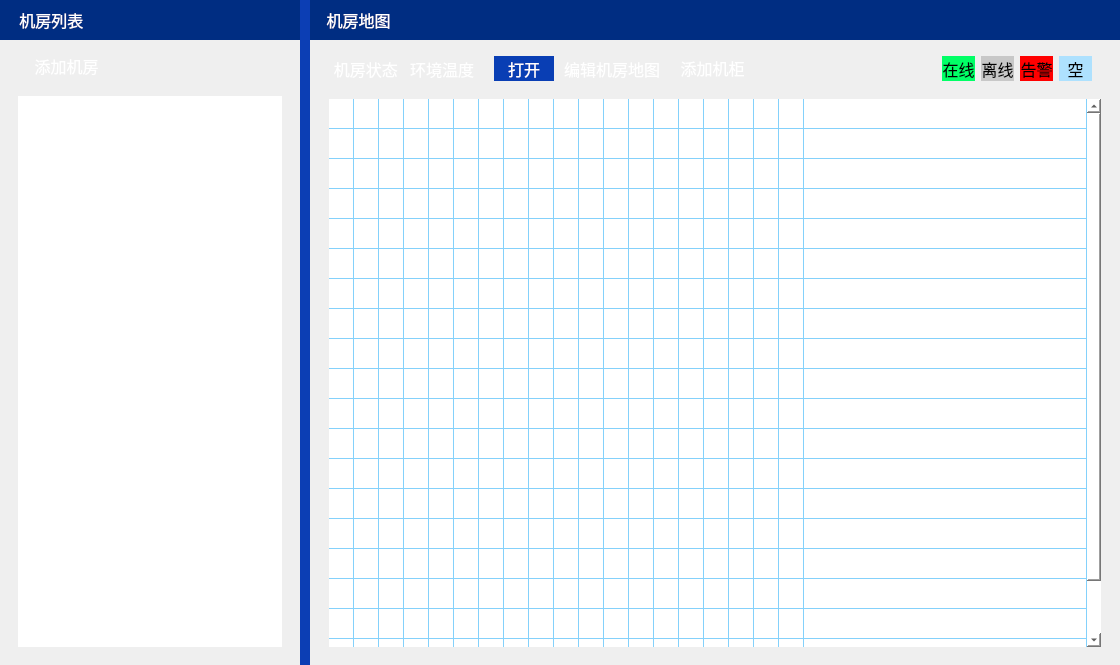
<?xml version="1.0" encoding="UTF-8"?>
<ui version="4.0">
 <class>Tp_TopologyWid</class>
 <widget class="QWidget" name="Tp_TopologyWid">
  <property name="geometry">
   <rect>
    <x>0</x>
    <y>0</y>
    <width>1120</width>
    <height>665</height>
   </rect>
  </property>
  <property name="font">
   <font>
    <family>微软雅黑</family>
    <pointsize>12</pointsize>
   </font>
  </property>
  <property name="windowTitle">
   <string>Form</string>
  </property>
  <property name="styleSheet">
   <string notr="true">border:none</string>
  </property>
  <layout class="QHBoxLayout" name="horizontalLayout_2">
   <property name="spacing">
    <number>0</number>
   </property>
   <property name="leftMargin">
    <number>0</number>
   </property>
   <property name="topMargin">
    <number>0</number>
   </property>
   <property name="rightMargin">
    <number>0</number>
   </property>
   <property name="bottomMargin">
    <number>0</number>
   </property>
   <item>
    <widget class="QSplitter" name="splitter">
     <property name="styleSheet">
      <string notr="true">QSplitter::handle { background-color: rgb(12,62,180)}</string>
     </property>
     <property name="midLineWidth">
      <number>0</number>
     </property>
     <property name="orientation">
      <enum>Qt::Horizontal</enum>
     </property>
     <property name="opaqueResize">
      <bool>true</bool>
     </property>
     <property name="handleWidth">
      <number>10</number>
     </property>
     <widget class="QGroupBox" name="groupBox_room">
      <property name="minimumSize">
       <size>
        <width>280</width>
        <height>0</height>
       </size>
      </property>
      <property name="maximumSize">
       <size>
        <width>300</width>
        <height>16777215</height>
       </size>
      </property>
      <property name="styleSheet">
       <string notr="true">border:none;
</string>
      </property>
      <property name="title">
       <string/>
      </property>
      <property name="flat">
       <bool>false</bool>
      </property>
      <property name="checkable">
       <bool>false</bool>
      </property>
      <layout class="QGridLayout" name="gridLayout_2">
       <property name="leftMargin">
        <number>0</number>
       </property>
       <property name="topMargin">
        <number>0</number>
       </property>
       <property name="rightMargin">
        <number>0</number>
       </property>
       <property name="bottomMargin">
        <number>0</number>
       </property>
       <property name="horizontalSpacing">
        <number>10</number>
       </property>
       <item row="1" column="0" colspan="2">
        <widget class="QLabel" name="label_5">
         <property name="minimumSize">
          <size>
           <width>0</width>
           <height>40</height>
          </size>
         </property>
         <property name="maximumSize">
          <size>
           <width>16777215</width>
           <height>16777215</height>
          </size>
         </property>
         <property name="font">
          <font>
           <family>微软雅黑</family>
           <pointsize>12</pointsize>
          </font>
         </property>
         <property name="styleSheet">
          <string notr="true">background-color: rgb(0,45,130);
color: rgb(255, 255, 255);</string>
         </property>
         <property name="text">
          <string>&lt;!DOCTYPE HTML PUBLIC &quot;-//W3C//DTD HTML 4.0//EN&quot; &quot;http://www.w3.org/TR/REC-html40/strict.dtd&quot;&gt;
&lt;html&gt;&lt;head&gt;&lt;meta name=&quot;qrichtext&quot; content=&quot;1&quot; /&gt;&lt;style type=&quot;text/css&quot;&gt;
p, li { white-space: pre-wrap; }
&lt;/style&gt;&lt;/head&gt;&lt;body style=&quot; font-family:'微软雅黑'; font-size:12pt; font-weight:400; font-style:normal;&quot;&gt;
&lt;p style=&quot; margin-top:12px; margin-bottom:12px; margin-left:0px; margin-right:0px; -qt-block-indent:0; text-indent:0px;&quot;&gt;&lt;span style=&quot; font-size:11pt; color:#ffffff;&quot;&gt;     &lt;/span&gt;&lt;span style=&quot; color:#ffffff;&quot;&gt;机房列表&lt;/span&gt;&lt;/p&gt;&lt;/body&gt;&lt;/html&gt;</string>
         </property>
        </widget>
       </item>
       <item row="6" column="0" colspan="2">
        <widget class="QWidget" name="widget" native="true">
         <property name="styleSheet">
          <string notr="true"/>
         </property>
         <layout class="QHBoxLayout" name="horizontalLayout_5">
          <property name="leftMargin">
           <number>18</number>
          </property>
          <property name="topMargin">
           <number>3</number>
          </property>
          <property name="rightMargin">
           <number>18</number>
          </property>
          <property name="bottomMargin">
           <number>18</number>
          </property>
          <item>
           <widget class="QListWidget" name="listWidget_roomList">
            <property name="palette">
             <palette>
              <active>
               <colorrole role="Button">
                <brush brushstyle="SolidPattern">
                 <color alpha="255">
                  <red>255</red>
                  <green>255</green>
                  <blue>255</blue>
                 </color>
                </brush>
               </colorrole>
               <colorrole role="Base">
                <brush brushstyle="SolidPattern">
                 <color alpha="255">
                  <red>255</red>
                  <green>255</green>
                  <blue>255</blue>
                 </color>
                </brush>
               </colorrole>
               <colorrole role="Window">
                <brush brushstyle="SolidPattern">
                 <color alpha="255">
                  <red>255</red>
                  <green>255</green>
                  <blue>255</blue>
                 </color>
                </brush>
               </colorrole>
               <colorrole role="Highlight">
                <brush brushstyle="SolidPattern">
                 <color alpha="255">
                  <red>255</red>
                  <green>0</green>
                  <blue>0</blue>
                 </color>
                </brush>
               </colorrole>
               <colorrole role="HighlightedText">
                <brush brushstyle="SolidPattern">
                 <color alpha="255">
                  <red>255</red>
                  <green>255</green>
                  <blue>255</blue>
                 </color>
                </brush>
               </colorrole>
              </active>
              <inactive>
               <colorrole role="Button">
                <brush brushstyle="SolidPattern">
                 <color alpha="255">
                  <red>255</red>
                  <green>255</green>
                  <blue>255</blue>
                 </color>
                </brush>
               </colorrole>
               <colorrole role="Base">
                <brush brushstyle="SolidPattern">
                 <color alpha="255">
                  <red>255</red>
                  <green>255</green>
                  <blue>255</blue>
                 </color>
                </brush>
               </colorrole>
               <colorrole role="Window">
                <brush brushstyle="SolidPattern">
                 <color alpha="255">
                  <red>255</red>
                  <green>255</green>
                  <blue>255</blue>
                 </color>
                </brush>
               </colorrole>
               <colorrole role="Highlight">
                <brush brushstyle="SolidPattern">
                 <color alpha="255">
                  <red>255</red>
                  <green>0</green>
                  <blue>0</blue>
                 </color>
                </brush>
               </colorrole>
               <colorrole role="HighlightedText">
                <brush brushstyle="SolidPattern">
                 <color alpha="255">
                  <red>255</red>
                  <green>255</green>
                  <blue>255</blue>
                 </color>
                </brush>
               </colorrole>
              </inactive>
              <disabled>
               <colorrole role="Button">
                <brush brushstyle="SolidPattern">
                 <color alpha="255">
                  <red>255</red>
                  <green>255</green>
                  <blue>255</blue>
                 </color>
                </brush>
               </colorrole>
               <colorrole role="Base">
                <brush brushstyle="SolidPattern">
                 <color alpha="255">
                  <red>255</red>
                  <green>255</green>
                  <blue>255</blue>
                 </color>
                </brush>
               </colorrole>
               <colorrole role="Window">
                <brush brushstyle="SolidPattern">
                 <color alpha="255">
                  <red>255</red>
                  <green>255</green>
                  <blue>255</blue>
                 </color>
                </brush>
               </colorrole>
               <colorrole role="Highlight">
                <brush brushstyle="SolidPattern">
                 <color alpha="255">
                  <red>255</red>
                  <green>0</green>
                  <blue>0</blue>
                 </color>
                </brush>
               </colorrole>
               <colorrole role="HighlightedText">
                <brush brushstyle="SolidPattern">
                 <color alpha="255">
                  <red>255</red>
                  <green>255</green>
                  <blue>255</blue>
                 </color>
                </brush>
               </colorrole>
              </disabled>
             </palette>
            </property>
            <property name="focusPolicy">
             <enum>Qt::NoFocus</enum>
            </property>
            <property name="contextMenuPolicy">
             <enum>Qt::CustomContextMenu</enum>
            </property>
            <property name="styleSheet">
             <string notr="true"/>
            </property>
            <property name="editTriggers">
             <set>QAbstractItemView::EditKeyPressed</set>
            </property>
            <property name="showDropIndicator" stdset="0">
             <bool>false</bool>
            </property>
            <property name="selectionMode">
             <enum>QAbstractItemView::SingleSelection</enum>
            </property>
            <property name="selectionBehavior">
             <enum>QAbstractItemView::SelectRows</enum>
            </property>
            <property name="textElideMode">
             <enum>Qt::ElideMiddle</enum>
            </property>
            <property name="resizeMode">
             <enum>QListView::Fixed</enum>
            </property>
            <property name="spacing">
             <number>5</number>
            </property>
            <property name="viewMode">
             <enum>QListView::ListMode</enum>
            </property>
            <property name="selectionRectVisible">
             <bool>true</bool>
            </property>
            <property name="currentRow">
             <number>-1</number>
            </property>
           </widget>
          </item>
         </layout>
        </widget>
       </item>
       <item row="5" column="1">
        <spacer name="verticalSpacer">
         <property name="orientation">
          <enum>Qt::Vertical</enum>
         </property>
         <property name="sizeType">
          <enum>QSizePolicy::Fixed</enum>
         </property>
         <property name="sizeHint" stdset="0">
          <size>
           <width>20</width>
           <height>8</height>
          </size>
         </property>
        </spacer>
       </item>
       <item row="2" column="0">
        <spacer name="verticalSpacer_3">
         <property name="orientation">
          <enum>Qt::Vertical</enum>
         </property>
         <property name="sizeType">
          <enum>QSizePolicy::Fixed</enum>
         </property>
         <property name="sizeHint" stdset="0">
          <size>
           <width>8</width>
           <height>6</height>
          </size>
         </property>
        </spacer>
       </item>
       <item row="4" column="1">
        <layout class="QHBoxLayout" name="horizontalLayout_6">
         <property name="spacing">
          <number>0</number>
         </property>
         <item>
          <widget class="QToolButton" name="toolButton_addRoom">
           <property name="minimumSize">
            <size>
             <width>97</width>
             <height>24</height>
            </size>
           </property>
           <property name="font">
            <font>
             <family>微软雅黑</family>
             <pointsize>12</pointsize>
            </font>
           </property>
           <property name="cursor">
            <cursorShape>PointingHandCursor</cursorShape>
           </property>
           <property name="styleSheet">
            <string notr="true">background-color: transparent;
color: rgb(255, 255, 255);</string>
           </property>
           <property name="text">
            <string>添加机房</string>
           </property>
           <property name="icon">
            <iconset resource="../images/image.qrc">
             <normaloff>:/topology/topology/jia.png</normaloff>:/topology/topology/jia.png</iconset>
           </property>
           <property name="toolButtonStyle">
            <enum>Qt::ToolButtonTextBesideIcon</enum>
           </property>
          </widget>
         </item>
         <item>
          <spacer name="horizontalSpacer_2">
           <property name="orientation">
            <enum>Qt::Horizontal</enum>
           </property>
           <property name="sizeHint" stdset="0">
            <size>
             <width>40</width>
             <height>20</height>
            </size>
           </property>
          </spacer>
         </item>
        </layout>
       </item>
      </layout>
     </widget>
     <widget class="QGroupBox" name="groupBox_cabinet">
      <property name="styleSheet">
       <string notr="true">border:none;
border-width:0px;</string>
      </property>
      <property name="title">
       <string/>
      </property>
      <layout class="QVBoxLayout" name="verticalLayout">
       <property name="spacing">
        <number>3</number>
       </property>
       <property name="leftMargin">
        <number>0</number>
       </property>
       <property name="topMargin">
        <number>0</number>
       </property>
       <property name="rightMargin">
        <number>0</number>
       </property>
       <property name="bottomMargin">
        <number>18</number>
       </property>
       <item>
        <widget class="QLabel" name="label_6">
         <property name="minimumSize">
          <size>
           <width>0</width>
           <height>40</height>
          </size>
         </property>
         <property name="maximumSize">
          <size>
           <width>16777215</width>
           <height>16777215</height>
          </size>
         </property>
         <property name="font">
          <font>
           <family>微软雅黑</family>
           <pointsize>12</pointsize>
          </font>
         </property>
         <property name="styleSheet">
          <string notr="true">background-color: rgb(0,45,130);
color: rgb(255, 255, 255);
</string>
         </property>
         <property name="text">
          <string>&lt;!DOCTYPE HTML PUBLIC &quot;-//W3C//DTD HTML 4.0//EN&quot; &quot;http://www.w3.org/TR/REC-html40/strict.dtd&quot;&gt;
&lt;html&gt;&lt;head&gt;&lt;meta name=&quot;qrichtext&quot; content=&quot;1&quot; /&gt;&lt;style type=&quot;text/css&quot;&gt;
p, li { white-space: pre-wrap; }
&lt;/style&gt;&lt;/head&gt;&lt;body style=&quot; font-family:'微软雅黑'; font-size:12pt; font-weight:400; font-style:normal;&quot;&gt;
&lt;p style=&quot; margin-top:12px; margin-bottom:12px; margin-left:0px; margin-right:0px; -qt-block-indent:0; text-indent:0px;&quot;&gt;&lt;span style=&quot; color:#ffffff;&quot;&gt;    机房地图&lt;/span&gt;&lt;/p&gt;&lt;/body&gt;&lt;/html&gt;</string>
         </property>
        </widget>
       </item>
       <item>
        <spacer name="verticalSpacer_2">
         <property name="orientation">
          <enum>Qt::Vertical</enum>
         </property>
         <property name="sizeType">
          <enum>QSizePolicy::Fixed</enum>
         </property>
         <property name="sizeHint" stdset="0">
          <size>
           <width>20</width>
           <height>0</height>
          </size>
         </property>
        </spacer>
       </item>
       <item>
        <widget class="QWidget" name="widget_2" native="true">
         <property name="styleSheet">
          <string notr="true">font: 12pt &quot;微软雅黑&quot;;</string>
         </property>
         <layout class="QVBoxLayout" name="verticalLayout_3">
          <property name="leftMargin">
           <number>10</number>
          </property>
          <property name="topMargin">
           <number>0</number>
          </property>
          <property name="rightMargin">
           <number>10</number>
          </property>
          <property name="bottomMargin">
           <number>0</number>
          </property>
          <item>
           <widget class="QStackedWidget" name="stackedWidget_cabinet">
            <property name="currentIndex">
             <number>0</number>
            </property>
            <widget class="QWidget" name="page_cabinet">
             <property name="styleSheet">
              <string notr="true">QWidget#page_cabinet{
margin:6px;
}</string>
             </property>
             <layout class="QVBoxLayout" name="verticalLayout_2" stretch="0,1">
              <property name="topMargin">
               <number>4</number>
              </property>
              <property name="bottomMargin">
               <number>0</number>
              </property>
              <item>
               <layout class="QHBoxLayout" name="horizontalLayout" stretch="0,0,0,0,0">
                <property name="spacing">
                 <number>15</number>
                </property>
                <property name="topMargin">
                 <number>0</number>
                </property>
                <property name="bottomMargin">
                 <number>3</number>
                </property>
                <item>
                 <widget class="QPushButton" name="pushButton_state">
                  <property name="enabled">
                   <bool>true</bool>
                  </property>
                  <property name="sizePolicy">
                   <sizepolicy hsizetype="Minimum" vsizetype="Fixed">
                    <horstretch>0</horstretch>
                    <verstretch>0</verstretch>
                   </sizepolicy>
                  </property>
                  <property name="minimumSize">
                   <size>
                    <width>150</width>
                    <height>25</height>
                   </size>
                  </property>
                  <property name="font">
                   <font>
                    <family>微软雅黑</family>
                    <pointsize>12</pointsize>
                   </font>
                  </property>
                  <property name="styleSheet">
                   <string notr="true">QPushButton::checked{border-image: url(:/topology/topology/jj.png);}
QPushButton::!checked{border-image: url(:/topology/topology/hj.png);}
QPushButton{background-color: transparent;  color: rgb(255, 255, 255);}


</string>
                  </property>
                  <property name="text">
                   <string>机房状态   环境温度</string>
                  </property>
                  <property name="checkable">
                   <bool>true</bool>
                  </property>
                  <property name="checked">
                   <bool>false</bool>
                  </property>
                 </widget>
                </item>
                <item>
                 <layout class="QHBoxLayout" name="horizontalLayout_4">
                  <property name="spacing">
                   <number>10</number>
                  </property>
                  <item>
                   <widget class="QPushButton" name="pushButton_editRoomMap">
                    <property name="minimumSize">
                     <size>
                      <width>60</width>
                      <height>25</height>
                     </size>
                    </property>
                    <property name="font">
                     <font>
                      <family>微软雅黑</family>
                      <pointsize>12</pointsize>
                     </font>
                    </property>
                    <property name="cursor">
                     <cursorShape>PointingHandCursor</cursorShape>
                    </property>
                    <property name="styleSheet">
                     <string notr="true">background-color: rgb(9,62,180);
color: rgb(255, 255, 255);
</string>
                    </property>
                    <property name="text">
                     <string>打开</string>
                    </property>
                    <property name="checkable">
                     <bool>true</bool>
                    </property>
                    <property name="checked">
                     <bool>false</bool>
                    </property>
                   </widget>
                  </item>
                  <item>
                   <widget class="QLabel" name="label_editRoomMap">
                    <property name="minimumSize">
                     <size>
                      <width>0</width>
                      <height>25</height>
                     </size>
                    </property>
                    <property name="font">
                     <font>
                      <family>微软雅黑</family>
                      <pointsize>12</pointsize>
                     </font>
                    </property>
                    <property name="styleSheet">
                     <string notr="true">color: rgb(255, 255, 255);</string>
                    </property>
                    <property name="text">
                     <string>编辑机房地图</string>
                    </property>
                   </widget>
                  </item>
                 </layout>
                </item>
                <item>
                 <widget class="QToolButton" name="toolButton_addCabinet">
                  <property name="minimumSize">
                   <size>
                    <width>0</width>
                    <height>30</height>
                   </size>
                  </property>
                  <property name="font">
                   <font>
                    <family>微软雅黑</family>
                    <pointsize>12</pointsize>
                   </font>
                  </property>
                  <property name="cursor">
                   <cursorShape>PointingHandCursor</cursorShape>
                  </property>
                  <property name="styleSheet">
                   <string notr="true">background-color: transparent;
color: rgb(255, 255, 255);</string>
                  </property>
                  <property name="text">
                   <string>添加机柜</string>
                  </property>
                  <property name="icon">
                   <iconset resource="../images/image.qrc">
                    <normaloff>:/topology/topology/jia.png</normaloff>:/topology/topology/jia.png</iconset>
                  </property>
                  <property name="toolButtonStyle">
                   <enum>Qt::ToolButtonTextBesideIcon</enum>
                  </property>
                 </widget>
                </item>
                <item>
                 <spacer name="horizontalSpacer">
                  <property name="orientation">
                   <enum>Qt::Horizontal</enum>
                  </property>
                  <property name="sizeHint" stdset="0">
                   <size>
                    <width>132</width>
                    <height>17</height>
                   </size>
                  </property>
                 </spacer>
                </item>
                <item>
                 <widget class="QStackedWidget" name="stackedWidget_state">
                  <property name="maximumSize">
                   <size>
                    <width>265</width>
                    <height>16777215</height>
                   </size>
                  </property>
                  <property name="currentIndex">
                   <number>1</number>
                  </property>
                  <widget class="QWidget" name="page_temp">
                   <layout class="QGridLayout" name="gridLayout">
                    <property name="leftMargin">
                     <number>10</number>
                    </property>
                    <property name="topMargin">
                     <number>2</number>
                    </property>
                    <property name="rightMargin">
                     <number>10</number>
                    </property>
                    <property name="bottomMargin">
                     <number>2</number>
                    </property>
                    <property name="spacing">
                     <number>0</number>
                    </property>
                    <item row="1" column="0" colspan="2">
                     <widget class="QLabel" name="label_tempColor">
                      <property name="text">
                       <string/>
                      </property>
                      <property name="pixmap">
                       <pixmap resource="../images/image.qrc">:/topology/topology/st.png</pixmap>
                      </property>
                      <property name="scaledContents">
                       <bool>true</bool>
                      </property>
                     </widget>
                    </item>
                    <item row="0" column="1">
                     <widget class="QLabel" name="label_tempUp">
                      <property name="styleSheet">
                       <string notr="true">color: rgb(255, 255, 255);</string>
                      </property>
                      <property name="text">
                       <string>35℃</string>
                      </property>
                      <property name="alignment">
                       <set>Qt::AlignRight|Qt::AlignTrailing|Qt::AlignVCenter</set>
                      </property>
                     </widget>
                    </item>
                    <item row="0" column="0">
                     <widget class="QLabel" name="label_tempLow">
                      <property name="styleSheet">
                       <string notr="true">color: rgb(255, 255, 255);</string>
                      </property>
                      <property name="text">
                       <string>22℃</string>
                      </property>
                      <property name="alignment">
                       <set>Qt::AlignLeading|Qt::AlignLeft|Qt::AlignVCenter</set>
                      </property>
                     </widget>
                    </item>
                   </layout>
                  </widget>
                  <widget class="QWidget" name="page_warning">
                   <layout class="QHBoxLayout" name="horizontalLayout_3">
                    <item>
                     <widget class="QLabel" name="label">
                      <property name="minimumSize">
                       <size>
                        <width>0</width>
                        <height>25</height>
                       </size>
                      </property>
                      <property name="maximumSize">
                       <size>
                        <width>16777215</width>
                        <height>25</height>
                       </size>
                      </property>
                      <property name="font">
                       <font>
                        <family>微软雅黑</family>
                        <pointsize>12</pointsize>
                       </font>
                      </property>
                      <property name="styleSheet">
                       <string notr="true">background:rgb(1,255,102);</string>
                      </property>
                      <property name="text">
                       <string>在线</string>
                      </property>
                      <property name="alignment">
                       <set>Qt::AlignCenter</set>
                      </property>
                     </widget>
                    </item>
                    <item>
                     <widget class="QLabel" name="label_2">
                      <property name="minimumSize">
                       <size>
                        <width>0</width>
                        <height>25</height>
                       </size>
                      </property>
                      <property name="maximumSize">
                       <size>
                        <width>16777215</width>
                        <height>25</height>
                       </size>
                      </property>
                      <property name="font">
                       <font>
                        <family>微软雅黑</family>
                        <pointsize>12</pointsize>
                       </font>
                      </property>
                      <property name="styleSheet">
                       <string notr="true">background:rgb(200,200,200);</string>
                      </property>
                      <property name="text">
                       <string>离线</string>
                      </property>
                      <property name="alignment">
                       <set>Qt::AlignCenter</set>
                      </property>
                     </widget>
                    </item>
                    <item>
                     <widget class="QLabel" name="label_7">
                      <property name="minimumSize">
                       <size>
                        <width>0</width>
                        <height>25</height>
                       </size>
                      </property>
                      <property name="maximumSize">
                       <size>
                        <width>16777215</width>
                        <height>25</height>
                       </size>
                      </property>
                      <property name="font">
                       <font>
                        <family>微软雅黑</family>
                        <pointsize>12</pointsize>
                       </font>
                      </property>
                      <property name="styleSheet">
                       <string notr="true">background-color: rgb(255, 0, 0);</string>
                      </property>
                      <property name="text">
                       <string>告警</string>
                      </property>
                      <property name="alignment">
                       <set>Qt::AlignCenter</set>
                      </property>
                     </widget>
                    </item>
                    <item>
                     <widget class="QLabel" name="label_4">
                      <property name="minimumSize">
                       <size>
                        <width>0</width>
                        <height>25</height>
                       </size>
                      </property>
                      <property name="maximumSize">
                       <size>
                        <width>16777215</width>
                        <height>25</height>
                       </size>
                      </property>
                      <property name="font">
                       <font>
                        <family>微软雅黑</family>
                        <pointsize>12</pointsize>
                       </font>
                      </property>
                      <property name="styleSheet">
                       <string notr="true">
background:rgb(174,225,254);</string>
                      </property>
                      <property name="text">
                       <string>空</string>
                      </property>
                      <property name="alignment">
                       <set>Qt::AlignCenter</set>
                      </property>
                     </widget>
                    </item>
                   </layout>
                  </widget>
                 </widget>
                </item>
               </layout>
              </item>
              <item>
               <widget class="QTableWidget" name="tableWidget_cabinetMap">
                <property name="focusPolicy">
                 <enum>Qt::NoFocus</enum>
                </property>
                <property name="contextMenuPolicy">
                 <enum>Qt::CustomContextMenu</enum>
                </property>
                <property name="styleSheet">
                 <string notr="true">gridline-color: rgb(132, 209, 251);
border: 0px;
background-color: rgb(255, 255, 255);
</string>
                </property>
                <property name="editTriggers">
                 <set>QAbstractItemView::NoEditTriggers</set>
                </property>
                <property name="alternatingRowColors">
                 <bool>false</bool>
                </property>
                <property name="selectionMode">
                 <enum>QAbstractItemView::NoSelection</enum>
                </property>
                <property name="textElideMode">
                 <enum>Qt::ElideNone</enum>
                </property>
                <property name="showGrid">
                 <bool>true</bool>
                </property>
                <property name="gridStyle">
                 <enum>Qt::SolidLine</enum>
                </property>
                <property name="rowCount">
                 <number>20</number>
                </property>
                <property name="columnCount">
                 <number>20</number>
                </property>
                <attribute name="horizontalHeaderVisible">
                 <bool>false</bool>
                </attribute>
                <attribute name="horizontalHeaderCascadingSectionResizes">
                 <bool>true</bool>
                </attribute>
                <attribute name="horizontalHeaderDefaultSectionSize">
                 <number>25</number>
                </attribute>
                <attribute name="horizontalHeaderMinimumSectionSize">
                 <number>5</number>
                </attribute>
                <attribute name="horizontalHeaderStretchLastSection">
                 <bool>true</bool>
                </attribute>
                <attribute name="verticalHeaderVisible">
                 <bool>false</bool>
                </attribute>
                <attribute name="verticalHeaderCascadingSectionResizes">
                 <bool>true</bool>
                </attribute>
                <attribute name="verticalHeaderDefaultSectionSize">
                 <number>30</number>
                </attribute>
                <attribute name="verticalHeaderHighlightSections">
                 <bool>false</bool>
                </attribute>
                <attribute name="verticalHeaderMinimumSectionSize">
                 <number>5</number>
                </attribute>
                <attribute name="verticalHeaderShowSortIndicator" stdset="0">
                 <bool>true</bool>
                </attribute>
                <attribute name="verticalHeaderStretchLastSection">
                 <bool>true</bool>
                </attribute>
                <row/>
                <row/>
                <row/>
                <row/>
                <row/>
                <row/>
                <row/>
                <row/>
                <row/>
                <row/>
                <row/>
                <row/>
                <row/>
                <row/>
                <row/>
                <row/>
                <row/>
                <row/>
                <row/>
                <row/>
                <column/>
                <column/>
                <column/>
                <column/>
                <column/>
                <column/>
                <column/>
                <column/>
                <column/>
                <column/>
                <column/>
                <column/>
                <column/>
                <column/>
                <column/>
                <column/>
                <column/>
                <column/>
                <column/>
                <column/>
               </widget>
              </item>
             </layout>
            </widget>
            <widget class="QWidget" name="page_null"/>
           </widget>
          </item>
         </layout>
        </widget>
       </item>
      </layout>
     </widget>
    </widget>
   </item>
  </layout>
  <action name="action_moveCabinet">
   <property name="icon">
    <iconset resource="../images/image.qrc">
     <normaloff>:/topology/topology/yd.png</normaloff>:/topology/topology/yd.png</iconset>
   </property>
   <property name="text">
    <string>移动</string>
   </property>
  </action>
  <action name="action_modifyCabinet">
   <property name="icon">
    <iconset resource="../images/image.qrc">
     <normaloff>:/topology/topology/xg.png</normaloff>:/topology/topology/xg.png</iconset>
   </property>
   <property name="text">
    <string>修改</string>
   </property>
  </action>
  <action name="action_deleteCabinet">
   <property name="icon">
    <iconset resource="../images/image.qrc">
     <normaloff>:/topology/topology/jh.png</normaloff>:/topology/topology/jh.png</iconset>
   </property>
   <property name="text">
    <string>删除</string>
   </property>
  </action>
  <action name="action_deleteRoom">
   <property name="icon">
    <iconset resource="../images/image.qrc">
     <normaloff>:/topology/topology/jh.png</normaloff>:/topology/topology/jh.png</iconset>
   </property>
   <property name="text">
    <string>删除</string>
   </property>
  </action>
  <action name="action_renameRoom">
   <property name="icon">
    <iconset resource="../images/image.qrc">
     <normaloff>:/topology/topology/cmm.png</normaloff>:/topology/topology/cmm.png</iconset>
   </property>
   <property name="text">
    <string>重命名</string>
   </property>
  </action>
  <action name="action_lockCabinet">
   <property name="icon">
    <iconset>
     <normaloff>:/images/state_line.png</normaloff>:/images/state_line.png</iconset>
   </property>
   <property name="text">
    <string>锁定</string>
   </property>
  </action>
  <action name="action_addCabinet">
   <property name="icon">
    <iconset resource="../images/image.qrc">
     <normaloff>:/topology/topology/jia.png</normaloff>:/topology/topology/jia.png</iconset>
   </property>
   <property name="text">
    <string>添加机柜</string>
   </property>
  </action>
 </widget>
 <resources>
  <include location="../images/image.qrc"/>
 </resources>
 <connections/>
</ui>
